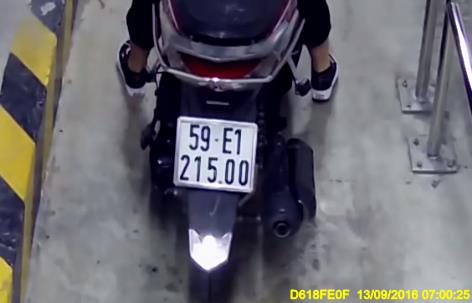
#> input picture images/anh_biensoxe/0000_02187_b.jpg, 472 x 303 px
$ python -i plate_ocr.py   (imports and definitions only)
#> lines starting #> are read from the running program, lines starting #| are printed output that depends on the picture
#> further down, picture is the input picture: shape (303, 472, 3); mean B, G, R 109.7, 103, 104.4
from __future__ import annotations

import math
from dataclasses import dataclass
from functools import lru_cache
from pathlib import Path

import cv2
import numpy as np

try:
    from PIL import Image, ImageDraw, ImageFont
except ImportError:  # pragma: no cover - OpenCV template fallback still works.
    Image = None
    ImageDraw = None
    ImageFont = None


DIGITS = "0123456789"
LETTERS = "ABCDEFGHKLMNPRSTUVXYZ"
CHARSET = DIGITS + LETTERS
CHAR_SIZE = (32, 48)
FONT_CANDIDATES = [
    r"C:\Windows\Fonts\bahnschrift.ttf",
    r"C:\Windows\Fonts\arialbd.ttf",
    r"C:\Windows\Fonts\impact.ttf",
    r"C:\Windows\Fonts\GOTHICB.TTF",
    r"C:\Windows\Fonts\tahomabd.ttf",
    r"C:\Windows\Fonts\consolab.ttf",
]


@dataclass(frozen=True)
class CharacterSegment:
    line_index: int
    char_index: int
    bbox: tuple[int, int, int, int]
    crop: np.ndarray


@dataclass(frozen=True)
class RecognizedCharacter:
    line_index: int
    char_index: int
    bbox: tuple[int, int, int, int]
    char: str
    confidence: float
    crop: np.ndarray


@dataclass(frozen=True)
class PlateOCRResult:
    text: str
    compact_text: str
    confidence: float
    characters: list[RecognizedCharacter]


CharModel = dict[str, np.ndarray]
OCR_ALLOWED = "0123456789ABCDEFGHIJKLMNOPQRSTUVWXYZ-."
DIGIT_NORMALIZE = str.maketrans(
    {"O": "0", "Q": "0", "D": "0", "I": "1", "L": "1", "Z": "7", "S": "5", "B": "8", "G": "6", "T": "7", "J": "3"}
)
LETTER_NORMALIZE = {"0": "A", "1": "I", "2": "Z", "4": "A", "5": "S", "6": "G", "8": "B", "I": "A", "L": "A"}


def resize_plate_for_ocr(image: np.ndarray, target_height: int = 150) -> tuple[np.ndarray, float]:
#> called with target_height = 150
    height, width = image.shape[:2]
    if height <= 0 or width <= 0:
        return image, 1.0

    scale = target_height / float(height)
    if scale <= 0:
        return image, 1.0
    resized = cv2.resize(image, (max(1, int(round(width * scale))), target_height), interpolation=cv2.INTER_CUBIC)
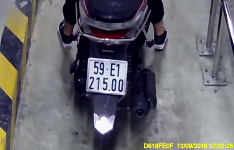
#> resized: shape (150, 234, 3); mean B, G, R 109.7, 103, 104.3
    return resized, scale


def normalize_binary_char(mask: np.ndarray) -> np.ndarray:
    if mask.ndim == 3:
        gray = cv2.cvtColor(mask, cv2.COLOR_BGR2GRAY)
    else:
        gray = mask.copy()

    if gray.size == 0:
        return np.zeros((CHAR_SIZE[1], CHAR_SIZE[0]), dtype=np.uint8)

    if gray.dtype != np.uint8:
        gray = gray.astype(np.uint8)

    _, binary = cv2.threshold(gray, 0, 255, cv2.THRESH_BINARY | cv2.THRESH_OTSU)
    if cv2.countNonZero(binary) > binary.size * 0.55:
        binary = cv2.bitwise_not(binary)

    num_labels, labels, stats, _ = cv2.connectedComponentsWithStats(binary, connectivity=8)
    if num_labels > 2:
        areas = stats[1:, cv2.CC_STAT_AREA]
        largest = int(areas.max()) if areas.size else 0
        cleaned = np.zeros_like(binary)
        for label in range(1, num_labels):
            area = int(stats[label, cv2.CC_STAT_AREA])
            if area >= max(8, int(largest * 0.30)):
                cleaned[labels == label] = 255
        if cv2.countNonZero(cleaned) > 0:
            binary = cleaned

    points = cv2.findNonZero(binary)
    if points is None:
        return np.zeros((CHAR_SIZE[1], CHAR_SIZE[0]), dtype=np.uint8)

    x, y, w, h = cv2.boundingRect(points)
    roi = binary[y : y + h, x : x + w]
    canvas_w, canvas_h = CHAR_SIZE
    pad = 4
    scale = min((canvas_w - 2 * pad) / float(max(1, w)), (canvas_h - 2 * pad) / float(max(1, h)))
    new_w = max(1, int(round(w * scale)))
    new_h = max(1, int(round(h * scale)))
    resized = cv2.resize(roi, (new_w, new_h), interpolation=cv2.INTER_AREA)

    canvas = np.zeros((canvas_h, canvas_w), dtype=np.uint8)
    x0 = (canvas_w - new_w) // 2
    y0 = (canvas_h - new_h) // 2
    canvas[y0 : y0 + new_h, x0 : x0 + new_w] = resized
    return canvas


def ocr_masks(gray: np.ndarray) -> list[np.ndarray]:
    clahe = cv2.createCLAHE(clipLimit=2.2, tileGridSize=(4, 4)).apply(gray)
    blurred = cv2.GaussianBlur(clahe, (3, 3), 0)
    kernel = cv2.getStructuringElement(cv2.MORPH_RECT, (2, 2))

    masks = [
        cv2.adaptiveThreshold(
            blurred,
            255,
            cv2.ADAPTIVE_THRESH_GAUSSIAN_C,
            cv2.THRESH_BINARY_INV,
            25,
            9,
        ),
        cv2.adaptiveThreshold(
            blurred,
            255,
            cv2.ADAPTIVE_THRESH_MEAN_C,
            cv2.THRESH_BINARY_INV,
            21,
            7,
        ),
        cv2.threshold(blurred, 0, 255, cv2.THRESH_BINARY_INV | cv2.THRESH_OTSU)[1],
        cv2.adaptiveThreshold(
            blurred,
            255,
            cv2.ADAPTIVE_THRESH_GAUSSIAN_C,
            cv2.THRESH_BINARY,
            25,
            5,
        ),
        cv2.threshold(blurred, 0, 255, cv2.THRESH_BINARY | cv2.THRESH_OTSU)[1],
    ]

    blackhat = cv2.morphologyEx(
        blurred,
        cv2.MORPH_BLACKHAT,
        cv2.getStructuringElement(cv2.MORPH_RECT, (17, 5)),
    )
    masks.append(cv2.threshold(blackhat, 0, 255, cv2.THRESH_BINARY | cv2.THRESH_OTSU)[1])

    cleaned: list[np.ndarray] = []
    for mask in masks:
        mask = cv2.morphologyEx(mask, cv2.MORPH_OPEN, kernel)
        mask = cv2.morphologyEx(mask, cv2.MORPH_CLOSE, kernel)
        cleaned.append(mask)
    return cleaned


def extract_component_bboxes(mask: np.ndarray) -> list[tuple[int, int, int, int, int]]:
    height, width = mask.shape[:2]
    num_labels, _, stats, _ = cv2.connectedComponentsWithStats(mask, connectivity=8)
    components: list[tuple[int, int, int, int, int]] = []

    for label in range(1, num_labels):
        x, y, w, h, area = (int(value) for value in stats[label])
        if area < max(18, width * height * 0.00045):
            continue
        if h < height * 0.13 or h > height * 0.82:
            continue
        if w < width * 0.008 or w > width * 0.28:
            continue
        if x <= 1 or y <= 1 or x + w >= width - 1 or y + h >= height - 1:
            if h > height * 0.55 or w > width * 0.12:
                continue

        aspect = h / float(max(1, w))
        extent = area / float(max(1, w * h))
        if not 0.75 <= aspect <= 7.5:
            continue
        if not 0.12 <= extent <= 0.88:
            continue

        components.append((x, y, w, h, area))

    return components


def split_wide_components(
    components: list[tuple[int, int, int, int, int]],
    median_width: float,
) -> list[tuple[int, int, int, int, int]]:
    if median_width <= 0:
        return components

    split: list[tuple[int, int, int, int, int]] = []
    for x, y, w, h, area in components:
        width_ratio = w / median_width
        pieces = max(2, int(round(width_ratio))) if width_ratio >= 1.25 else 1
        if pieces <= 1 or pieces > 3 or w / float(max(1, h)) < 0.42:
            split.append((x, y, w, h, area))
            continue

        piece_w = w // pieces
        for index in range(pieces):
            px = x + index * piece_w
            pw = piece_w if index < pieces - 1 else x + w - px
            split.append((px, y, pw, h, max(1, area // pieces)))
    return split


def cluster_lines(components: list[tuple[int, int, int, int, int]]) -> list[list[tuple[int, int, int, int, int]]]:
    if not components:
        return []

    heights = np.array([h for _, _, _, h, _ in components], dtype=np.float32)
    median_height = float(np.median(heights))
    components = sorted(components, key=lambda item: item[1] + item[3] / 2.0)

    lines: list[list[tuple[int, int, int, int, int]]] = []
    for component in components:
        cy = component[1] + component[3] / 2.0
        placed = False
        for line in lines:
            line_cy = float(np.mean([item[1] + item[3] / 2.0 for item in line]))
            if abs(cy - line_cy) <= median_height * 0.75:
                line.append(component)
                placed = True
                break
        if not placed:
            lines.append([component])

    filtered = [sorted(line, key=lambda item: item[0]) for line in lines if len(line) >= 2]
    filtered.sort(key=lambda line: float(np.mean([item[1] + item[3] / 2.0 for item in line])))
    return filtered[:2]


def line_gap_filter(line: list[tuple[int, int, int, int, int]]) -> list[tuple[int, int, int, int, int]]:
    if len(line) <= 2:
        return line

    widths = np.array([w for _, _, w, _, _ in line], dtype=np.float32)
    heights = np.array([h for _, _, _, h, _ in line], dtype=np.float32)
    median_width = float(np.median(widths))
    median_height = float(np.median(heights))
    filtered: list[tuple[int, int, int, int, int]] = []

    for component in line:
        x, y, w, h, area = component
        if h < median_height * 0.45:
            continue
        if w < max(2.0, median_width * 0.22) and h < median_height * 0.75:
            continue
        if area < median_width * median_height * 0.08:
            continue
        filtered.append(component)

    return filtered


def trim_plate_line_counts(lines: list[list[tuple[int, int, int, int, int]]]) -> list[list[tuple[int, int, int, int, int]]]:
    if len(lines) != 2:
        return lines

    trimmed: list[list[tuple[int, int, int, int, int]]] = []
    expected_counts = (3, 5)
    for line, expected in zip(lines, expected_counts):
        current = list(line)
        while len(current) > expected:
            widths = np.array([item[2] for item in current], dtype=np.float32)
            median_width = float(np.median(widths))
            edge_indices = [0, len(current) - 1]
            narrow_edges = [
                index for index in edge_indices if current[index][2] <= median_width * 0.72
            ]
            remove_index = narrow_edges[0] if narrow_edges else min(edge_indices, key=lambda index: current[index][4])
            current.pop(remove_index)
        trimmed.append(current)
    return trimmed


def score_lines(lines: list[list[tuple[int, int, int, int, int]]], image_shape: tuple[int, int]) -> float:
    height, width = image_shape
    if not lines:
        return -1.0

    total = sum(len(line) for line in lines)
    if total < 4 or total > 10:
        return -1.0

    line_counts = [len(line) for line in lines]
    count_score = 1.0 - min(abs(total - 8) / 5.0, 1.0)
    if len(lines) == 2:
        top_ok = 2 <= line_counts[0] <= 4
        bottom_ok = 4 <= line_counts[1] <= 6
        layout_score = 1.2 if top_ok and bottom_ok else 0.2
    else:
        layout_score = 1.0 if 7 <= total <= 9 else 0.4

    heights = np.array([h for line in lines for _, _, _, h, _ in line], dtype=np.float32)
    widths = np.array([w for line in lines for _, _, w, _, _ in line], dtype=np.float32)
    height_consistency = 1.0 - min(float(heights.std()) / float(max(1.0, heights.mean())), 1.0)
    width_consistency = 1.0 - min(float(widths.std()) / float(max(1.0, widths.mean() * 1.6)), 1.0)

    x1 = min(x for line in lines for x, _, _, _, _ in line)
    x2 = max(x + w for line in lines for x, _, w, _, _ in line)
    y1 = min(y for line in lines for _, y, _, _, _ in line)
    y2 = max(y + h for line in lines for _, y, _, h, _ in line)
    coverage_x = (x2 - x1) / float(max(1, width))
    coverage_y = (y2 - y1) / float(max(1, height))
    coverage_score = 1.0 if 0.35 <= coverage_x <= 0.92 and 0.18 <= coverage_y <= 0.85 else 0.2

    return 2.0 * count_score + layout_score + height_consistency + 0.5 * width_consistency + coverage_score


def segment_plate_characters(plate_image: np.ndarray) -> list[CharacterSegment]:
    if plate_image.size == 0:
        return []

    resized, scale = resize_plate_for_ocr(plate_image)
#> scale = 0.495
    gray = cv2.cvtColor(resized, cv2.COLOR_BGR2GRAY)
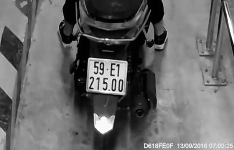
#> gray: shape (150, 234); min 0, max 255, mean 104.1
    best_score = -1.0
    best_mask: np.ndarray | None = None
    best_lines: list[list[tuple[int, int, int, int, int]]] = []

    for mask in ocr_masks(gray):
#> (the rest of the program and of its run is left out)
